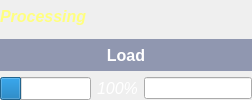
       <widget class="QFrame" name="frame_8">
        <property name="minimumSize">
         <size>
          <width>130</width>
          <height>0</height>
         </size>
        </property>
        <property name="frameShape">
         <enum>QFrame::NoFrame</enum>
        </property>
        <property name="frameShadow">
         <enum>QFrame::Raised</enum>
        </property>
        <layout class="QGridLayout" name="gridLayout_5">
         <property name="margin">
          <number>0</number>
         </property>
         <property name="spacing">
          <number>6</number>
         </property>
         <item row="2" column="0">
          <widget class="QProgressBar" name="progressBar_load">
           <property name="palette">
            <palette>
             <active>
              <colorrole role="WindowText">
               <brush brushstyle="SolidPattern">
                <color alpha="255">
                 <red>255</red>
                 <green>255</green>
                 <blue>255</blue>
                </color>
               </brush>
              </colorrole>
             </active>
             <inactive>
              <colorrole role="WindowText">
               <brush brushstyle="SolidPattern">
                <color alpha="255">
                 <red>255</red>
                 <green>255</green>
                 <blue>255</blue>
                </color>
               </brush>
              </colorrole>
             </inactive>
             <disabled>
              <colorrole role="WindowText">
               <brush brushstyle="SolidPattern">
                <color alpha="255">
                 <red>120</red>
                 <green>120</green>
                 <blue>120</blue>
                </color>
               </brush>
              </colorrole>
             </disabled>
            </palette>
           </property>
           <property name="font">
            <font>
             <pointsize>10</pointsize>
             <weight>75</weight>
             <bold>true</bold>
            </font>
           </property>
           <property name="value">
            <number>24</number>
           </property>
           <property name="textVisible">
            <bool>false</bool>
           </property>
          </widget>
         </item>
         <item row="2" column="1">
          <widget class="QLabel" name="label_load">
           <property name="palette">
            <palette>
             <active>
              <colorrole role="WindowText">
               <brush brushstyle="SolidPattern">
                <color alpha="255">
                 <red>255</red>
                 <green>255</green>
                 <blue>255</blue>
                </color>
               </brush>
              </colorrole>
             </active>
             <inactive>
              <colorrole role="WindowText">
               <brush brushstyle="SolidPattern">
                <color alpha="255">
                 <red>255</red>
                 <green>255</green>
                 <blue>255</blue>
                </color>
               </brush>
              </colorrole>
             </inactive>
             <disabled>
              <colorrole role="WindowText">
               <brush brushstyle="SolidPattern">
                <color alpha="255">
                 <red>120</red>
                 <green>120</green>
                 <blue>120</blue>
                </color>
               </brush>
              </colorrole>
             </disabled>
            </palette>
           </property>
           <property name="font">
            <font>
             <pointsize>12</pointsize>
             <italic>true</italic>
            </font>
           </property>
           <property name="text">
            <string>100%</string>
           </property>
          </widget>
         </item>
         <item row="0" column="0">
          <widget class="QLabel" name="label_5">
           <property name="palette">
            <palette>
             <active>
              <colorrole role="WindowText">
               <brush brushstyle="SolidPattern">
                <color alpha="255">
                 <red>255</red>
                 <green>255</green>
                 <blue>127</blue>
                </color>
               </brush>
              </colorrole>
             </active>
             <inactive>
              <colorrole role="WindowText">
               <brush brushstyle="SolidPattern">
                <color alpha="255">
                 <red>255</red>
                 <green>255</green>
                 <blue>127</blue>
                </color>
               </brush>
              </colorrole>
             </inactive>
             <disabled>
              <colorrole role="WindowText">
               <brush brushstyle="SolidPattern">
                <color alpha="255">
                 <red>120</red>
                 <green>120</green>
                 <blue>120</blue>
                </color>
               </brush>
              </colorrole>
             </disabled>
            </palette>
           </property>
           <property name="font">
            <font>
             <pointsize>12</pointsize>
             <weight>75</weight>
             <italic>true</italic>
             <bold>true</bold>
            </font>
           </property>
           <property name="text">
            <string>Processing</string>
           </property>
          </widget>
         </item>
         <item row="2" column="2">
          <widget class="QLineEdit" name="lineEdit_rate">
           <property name="minimumSize">
            <size>
             <width>100</width>
             <height>0</height>
            </size>
           </property>
          </widget>
         </item>
         <item row="1" column="0" colspan="3">
          <widget class="QLabel" name="label">
           <property name="palette">
            <palette>
             <active>
              <colorrole role="WindowText">
               <brush brushstyle="SolidPattern">
                <color alpha="255">
                 <red>255</red>
                 <green>255</green>
                 <blue>255</blue>
                </color>
               </brush>
              </colorrole>
              <colorrole role="Base">
               <brush brushstyle="SolidPattern">
                <color alpha="255">
                 <red>255</red>
                 <green>255</green>
                 <blue>255</blue>
                </color>
               </brush>
              </colorrole>
              <colorrole role="Window">
               <brush brushstyle="SolidPattern">
                <color alpha="255">
                 <red>144</red>
                 <green>151</green>
                 <blue>176</blue>
                </color>
               </brush>
              </colorrole>
             </active>
             <inactive>
              <colorrole role="WindowText">
               <brush brushstyle="SolidPattern">
                <color alpha="255">
                 <red>255</red>
                 <green>255</green>
                 <blue>255</blue>
                </color>
               </brush>
              </colorrole>
              <colorrole role="Base">
               <brush brushstyle="SolidPattern">
                <color alpha="255">
                 <red>255</red>
                 <green>255</green>
                 <blue>255</blue>
                </color>
               </brush>
              </colorrole>
              <colorrole role="Window">
               <brush brushstyle="SolidPattern">
                <color alpha="255">
                 <red>144</red>
                 <green>151</green>
                 <blue>176</blue>
                </color>
               </brush>
              </colorrole>
             </inactive>
             <disabled>
              <colorrole role="WindowText">
               <brush brushstyle="SolidPattern">
                <color alpha="255">
                 <red>120</red>
                 <green>120</green>
                 <blue>120</blue>
                </color>
               </brush>
              </colorrole>
              <colorrole role="Base">
               <brush brushstyle="SolidPattern">
                <color alpha="255">
                 <red>144</red>
                 <green>151</green>
                 <blue>176</blue>
                </color>
               </brush>
              </colorrole>
              <colorrole role="Window">
               <brush brushstyle="SolidPattern">
                <color alpha="255">
                 <red>144</red>
                 <green>151</green>
                 <blue>176</blue>
                </color>
               </brush>
              </colorrole>
             </disabled>
            </palette>
           </property>
           <property name="font">
            <font>
             <pointsize>12</pointsize>
             <weight>75</weight>
             <bold>true</bold>
            </font>
           </property>
           <property name="autoFillBackground">
            <bool>true</bool>
           </property>
           <property name="text">
            <string>Load</string>
           </property>
           <property name="alignment">
            <set>Qt::AlignCenter</set>
           </property>
          </widget>
         </item>
        </layout>
       </widget>
